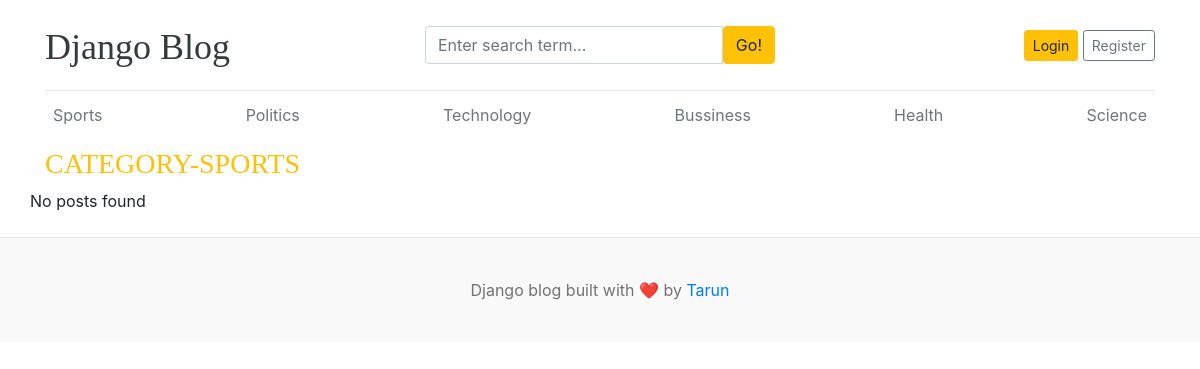
Page /category/1/ on the committed database.
### blogs/models.py (models this page shows, shortened)
class Category(models.Model):
    category_name=models.CharField(max_length=100,unique=True)
    created_at=models.DateTimeField(auto_now_add=True)
    updated_at=models.DateTimeField(auto_now=True)
    class Meta:
        verbose_name_plural='categories'

### blogs/views.py (the view)
# urls.py: path('<int:category_id>/',views.posts_by_category,name='posts_by_category'),
def posts_by_category(request,category_id):
    posts=Blog.objects.filter(status='Published',category=category_id)
    category=get_object_or_404(Category,pk=category_id)
    context={
        'posts':posts,
        'category':category,
    }
    return render(request,'posts_by_category.html',context)

### blogs/context_processors.py (called while the page is built)
def get_categories(request):
    categories=Category.objects.all()
    return dict(categories=categories)

def get_social_links(request):
    social_links=SocialLinks.objects.all()
    return dict(social_links=social_links)

### templates/posts_by_category.html
{% extends 'base.html' %}
{% block start %}
  <h3 class="text-uppercase text-warning">Category-{{category.category_name}}</h3>
  <div class="row mb-2">
    {% if posts %}
    {% for post in posts %}
    <div class="col-md-6">
      <div class="card border-0" >
        <div class="card-body">
          <h3><a href="{%url 'blogs' post.slug %}" class="text-dark">{{post.title}}</a></h3>
          <small class="mb-1 text-muted">{{post.created_at | timesince }} ago | {{post.author}}</small>
          <p class="card-text">{{post.short_description | truncatewords:25 }}</p>
        </div>
      </div>
    </div>
    {% endfor %}
    {% else%}
     <p>No posts found</p>
    {% endif %}
  </div>
</div>
{% endblock %}

### templates/base.html (shortened to what this page needs)
{% load static %}
<!DOCTYPE html>
<html lang="en">
<head>
    <link href="https://getbootstrap.com/docs/4.0/dist/css/bootstrap.min.css" rel="stylesheet">
    <link href="{%static 'css/blog.css' %}" rel="stylesheet">
    <link rel="stylesheet" href="https://cdnjs.cloudflare.com/ajax/libs/font-awesome/6.0.0/css/all.min.css" />
  </head>
<body>
    <div class="container">
      <header class="blog-header py-3">
        <div class="row flex-nowrap justify-content-between align-items-center">
          <div class="col-4 pt-1">
            <a class="blog-header-logo text-dark" href="/">Django Blog</a>
          </div>
          <div class="col-4">
            <form action="{% url 'search' %}" method="get">
               <div class="input-group">
                      <input class="form-control" name="keyword" type="text" placeholder="Enter search term..." aria-label="Enter search term..." aria-describedby="button-search" />
                      <button class="btn btn-warning" id="button-search" type="submit">Go!</button>
              </div>
            </form>
          </div>
          <div class="col-4 d-flex justify-content-end align-items-center">
            {% if not user.is_authenticated %}
            <a class="btn btn-sm btn-warning" href="{% url 'login' %}">Login</a> &nbsp;
            <a class="btn btn-sm btn-outline-secondary" href="{% url 'register' %}">Register</a>
            {% endif %}
          </div>
        </div>
      </header>
      <div class="nav-scroller py-1 mb-2">
        <nav class="nav d-flex justify-content-between">
          {% for cat in categories %}
            <a class="p-2 text-muted" href="{% url 'posts_by_category' cat.id %}">{{cat.category_name}}</a>
          {% endfor %}
        </nav>
      </div>
{% block start %}
{% endblock %}
<footer class="blog-footer">
  <p>Django blog built with ❤️ by <a href="#">Tarun</a></p>
</footer>
</body>
</html>

### blog_main/static/css/blog.css (style rules this page uses)
.blog-header { border-bottom: 1px solid #e5e5e5; }
.blog-header-logo { font-family: "Playfair Display", Georgia, "Times New Roman", serif; font-size: 2.25rem; }
h1, h2, h3, h4, h5, h6 { font-family: "Playfair Display", Georgia, "Times New Roman", serif; }
.blog-footer { padding: 2.5rem 0; color: #727272; text-align: center; background-color: #f9f9f9; border-top: .05rem solid #e5e5e5; }
.blog-footer p:last-child { margin-bottom: 0; }

### rows in the picture
Category: category_name "Sports", category_name "SPORTS"
Category: category_name "Politics"
Category: category_name "Technology"
Category: category_name "Bussiness"
Category: category_name "Health"
Category: category_name "Science"
